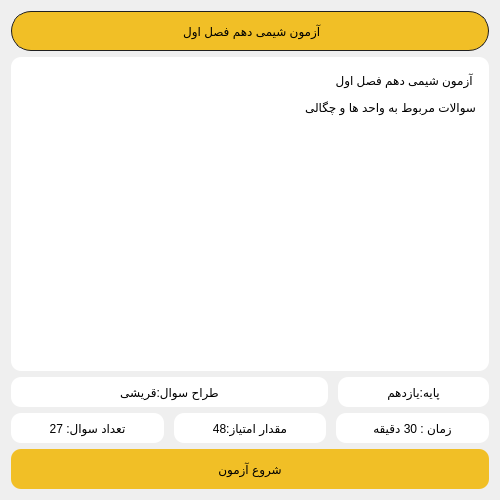
<?xml version="1.0" encoding="UTF-8"?>
<ui version="4.0">
 <class>Form</class>
 <widget class="QWidget" name="Form">
  <property name="geometry">
   <rect>
    <x>0</x>
    <y>0</y>
    <width>500</width>
    <height>500</height>
   </rect>
  </property>
  <property name="windowTitle">
   <string>جزئیات آزمون</string>
  </property>
  <layout class="QVBoxLayout" name="verticalLayout">
   <item>
    <widget class="QLabel" name="titleLabel">
     <property name="minimumSize">
      <size>
       <width>0</width>
       <height>40</height>
      </size>
     </property>
     <property name="maximumSize">
      <size>
       <width>16777215</width>
       <height>40</height>
      </size>
     </property>
     <property name="styleSheet">
      <string notr="true">QFrame#titleLabel{
	border:1px solid #1f1f1f;
	background-color:#f1bf26;
	border-radius:20px;
}

</string>
     </property>
     <property name="text">
      <string>آزمون شیمی دهم فصل اول </string>
     </property>
     <property name="alignment">
      <set>Qt::AlignCenter</set>
     </property>
    </widget>
   </item>
   <item>
    <widget class="QLabel" name="exameInfoLabel">
     <property name="minimumSize">
      <size>
       <width>0</width>
       <height>300</height>
      </size>
     </property>
     <property name="styleSheet">
      <string notr="true">QLabel#exameInfoLabel{
	border-radius:10px;
	background-color:#ffffff;
	padding:13px;
}</string>
     </property>
     <property name="text">
      <string>&lt;html&gt;&lt;head/&gt;&lt;body&gt;&lt;p align=&quot;right&quot;&gt;آزمون شیمی دهم فصل اول &lt;/p&gt;&lt;p align=&quot;right&quot;&gt;سوالات مربوط به واحد ها و چگالی&lt;/p&gt;&lt;p&gt;&lt;br/&gt;&lt;/p&gt;&lt;/body&gt;&lt;/html&gt;</string>
     </property>
     <property name="alignment">
      <set>Qt::AlignLeading|Qt::AlignLeft|Qt::AlignTop</set>
     </property>
     <property name="wordWrap">
      <bool>true</bool>
     </property>
     <property name="margin">
      <number>0</number>
     </property>
    </widget>
   </item>
   <item>
    <layout class="QHBoxLayout" name="horizontalLayout_2">
     <property name="spacing">
      <number>10</number>
     </property>
     <item>
      <widget class="QLabel" name="makerLabel">
       <property name="minimumSize">
        <size>
         <width>317</width>
         <height>30</height>
        </size>
       </property>
       <property name="maximumSize">
        <size>
         <width>16777215</width>
         <height>30</height>
        </size>
       </property>
       <property name="styleSheet">
        <string notr="true">QLabel#makerLabel{
	border-radius:10px;
	background-color:#ffffff;
}

</string>
       </property>
       <property name="text">
        <string>طراح سوال:قریشی</string>
       </property>
       <property name="alignment">
        <set>Qt::AlignCenter</set>
       </property>
      </widget>
     </item>
     <item>
      <widget class="QLabel" name="classLabel">
       <property name="minimumSize">
        <size>
         <width>0</width>
         <height>30</height>
        </size>
       </property>
       <property name="maximumSize">
        <size>
         <width>16777215</width>
         <height>30</height>
        </size>
       </property>
       <property name="styleSheet">
        <string notr="true">QLabel#classLabel{
	border-radius:10px;
	background-color:#ffffff;
}

</string>
       </property>
       <property name="text">
        <string>پایه:یازدهم</string>
       </property>
       <property name="alignment">
        <set>Qt::AlignCenter</set>
       </property>
      </widget>
     </item>
    </layout>
   </item>
   <item>
    <layout class="QHBoxLayout" name="horizontalLayout">
     <property name="spacing">
      <number>10</number>
     </property>
     <property name="leftMargin">
      <number>0</number>
     </property>
     <property name="rightMargin">
      <number>0</number>
     </property>
     <item>
      <widget class="QLabel" name="numQuestionlabel">
       <property name="minimumSize">
        <size>
         <width>0</width>
         <height>30</height>
        </size>
       </property>
       <property name="maximumSize">
        <size>
         <width>16777215</width>
         <height>30</height>
        </size>
       </property>
       <property name="styleSheet">
        <string notr="true">QLabel#numQuestionlabel{
	border-radius:10px;
	background-color:#ffffff;
}

</string>
       </property>
       <property name="text">
        <string>تعداد سوال: 27</string>
       </property>
       <property name="alignment">
        <set>Qt::AlignCenter</set>
       </property>
      </widget>
     </item>
     <item>
      <widget class="QLabel" name="scoreLabel">
       <property name="minimumSize">
        <size>
         <width>0</width>
         <height>30</height>
        </size>
       </property>
       <property name="maximumSize">
        <size>
         <width>16777215</width>
         <height>30</height>
        </size>
       </property>
       <property name="styleSheet">
        <string notr="true">QLabel#scoreLabel{
	border-radius:10px;
	background-color:#ffffff;
}</string>
       </property>
       <property name="text">
        <string>مقدار امتیاز:48</string>
       </property>
       <property name="alignment">
        <set>Qt::AlignCenter</set>
       </property>
      </widget>
     </item>
     <item>
      <widget class="QLabel" name="timeLabel">
       <property name="minimumSize">
        <size>
         <width>0</width>
         <height>30</height>
        </size>
       </property>
       <property name="maximumSize">
        <size>
         <width>16777215</width>
         <height>30</height>
        </size>
       </property>
       <property name="styleSheet">
        <string notr="true">QLabel#timeLabel{
	border-radius:10px;
	background-color:#ffffff;
}</string>
       </property>
       <property name="text">
        <string>زمان : 30 دقیقه</string>
       </property>
       <property name="alignment">
        <set>Qt::AlignCenter</set>
       </property>
      </widget>
     </item>
    </layout>
   </item>
   <item>
    <widget class="QPushButton" name="startExameButton">
     <property name="minimumSize">
      <size>
       <width>0</width>
       <height>40</height>
      </size>
     </property>
     <property name="styleSheet">
      <string notr="true">QPushButton#startExameButton{
	border-radius:10px;
	background-color:#f1bf26;
}</string>
     </property>
     <property name="text">
      <string>شروع آزمون</string>
     </property>
    </widget>
   </item>
  </layout>
 </widget>
 <resources/>
 <connections/>
</ui>
